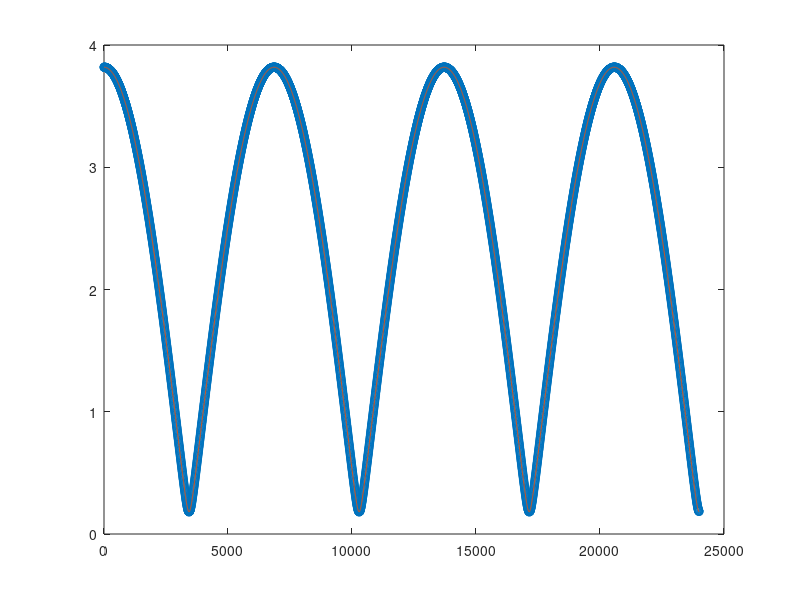

Here is the MATLAB script that generated this plot: (Note: this script raises an error after producing the figure.)
% Demo of discretization error for impulse responses

r1 = 0.5;
r2 = 0.55;

% samplemethod = 1 -> round at low fs
% samplemethod = 2 -> round at high fs and decimate
% samplemethod = 3 -> round at low fs but split pulse between two samples

samplemethod = 1;

% Generate discrete-time IRs
% Exact arrival times
cair = 343;
t1 = r1/cair;
t2 = r2/cair;

% Approach 1: round to nearest discrete time-sample
fs = 48000;

if samplemethod == 2
    noversamp = 8;

    fs_oversamp = fs*noversamp;
    dt = 1/fs_oversamp;
elseif samplemethod == 1 
    dt = 1/fs;
elseif samplemethod == 3 
    dt = 1/fs;
end
n1_exact = t1/dt + 1;
n2_exact = t2/dt + 1;

n1_rounded = round(t1/dt) + 1;
n2_rounded = round(t2/dt) + 1;

irmaxlength = max([n1_rounded n2_rounded]) + 1;
ir1 = zeros(irmaxlength+500,1);
ir2 = zeros(irmaxlength+500,1);

if samplemethod < 3
    ir1(n1_rounded) = 1/r1; %IR(t1) ~= IR(n1_rounded/fs) = dirac(t - r1/c)/r1 = dirac((fs*r1)/(c*fs) - r1/c)/r1 = dirac(0)/r1 = 1/r1??
    ir2(n2_rounded) = 1/r2;
else
    n1_frac = n1_exact - floor(n1_exact);
    n2_frac = n2_exact - floor(n2_exact);

    ir1(floor(n1_exact)) = 1/r1*(1-n1_frac);
    ir1(floor(n1_exact)+1) = 1/r1*n1_frac;
    ir2(floor(n2_exact)) = 1/r2*(1-n2_frac);
    ir2(floor(n2_exact)+1) = 1/r2*n2_frac;
end
% figure(3)
% plot(ir1)
% pause

if samplemethod == 2
    ir1 = noversamp*decimate(ir1,noversamp);
    ir2 = noversamp*decimate(ir2,noversamp);
end

% figure(3)
% plot([ir1 ir2])
% pause

nfft = 8192;
F1 = fft(ir1,nfft);
F2 = fft(ir2,nfft);

fvec_fft = fs/nfft*[0:nfft/2-1].';

ptot_fromIR = F1 + F2;
ptot_fromIR = ptot_fromIR(1:nfft/2);

% Truth: FD results

cair = 343;
kvec = 2*pi*fvec_fft/cair;

% Correct answer, in freq. domain
ptot = exp(-1i*kvec*r1)/r1 + exp(-1i*kvec*r2)/r2;

if samplemethod == 2
    % Correct scale for IR results
    %ptot_fromIR = ptot_fromIR*(1/r1 + 1/r2)/(sum(ir1)+sum(ir2));
end

figure(1)
clf(1)
h = plot(fvec_fft,abs(ptot),'o',fvec_fft,abs(ptot_fromIR));
seth
grid
legend('FD results (truth)','IR-to-FR results');

figure(3)
clf(3)
h = plot(fvec_fft,unwrap(angle(ptot)),'o',fvec_fft,unwrap(angle(ptot_fromIR)));
seth
grid
legend('FD results (truth)','IR-to-FR results');
g = ylabel('Phase   [rad].');
sg14

resultdiff = ptot_fromIR(:) - ptot(:);
figure(2)
h = plot(fvec_fft,abs(resultdiff)./abs(ptot),'-');
seth
grid
g = ylabel('Rel. error   [-]');
sg14












